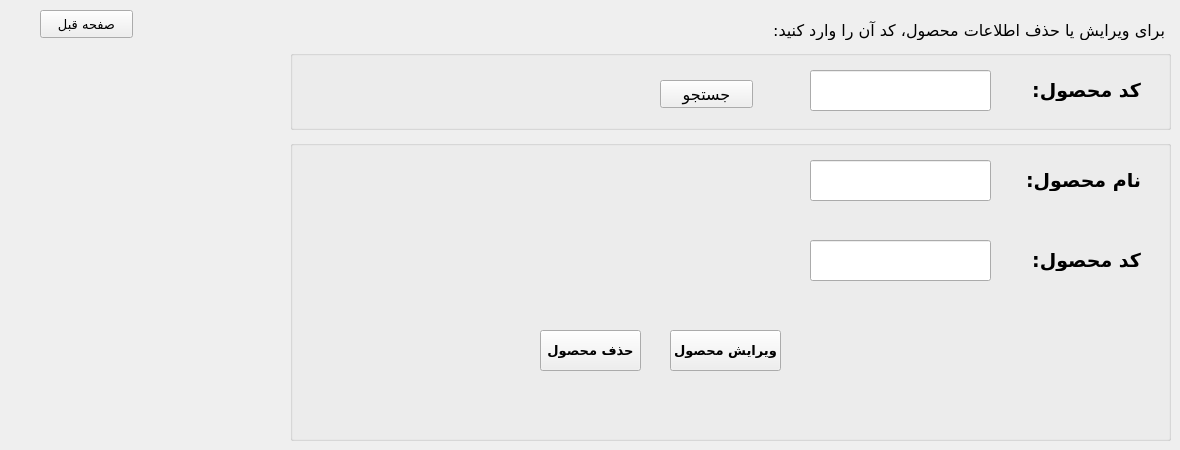
      <widget class="QWidget" name="tab_17">
       <attribute name="title">
        <string>Page</string>
       </attribute>
       <widget class="QLabel" name="label_18">
        <property name="geometry">
         <rect>
          <x>724</x>
          <y>20</y>
          <width>441</width>
          <height>20</height>
         </rect>
        </property>
        <property name="font">
         <font>
          <family>Vazir</family>
          <pointsize>12</pointsize>
         </font>
        </property>
        <property name="layoutDirection">
         <enum>Qt::RightToLeft</enum>
        </property>
        <property name="text">
         <string>برای ویرایش یا حذف اطلاعات محصول، کد آن را وارد کنید:</string>
        </property>
       </widget>
       <widget class="QGroupBox" name="groupBox_7">
        <property name="geometry">
         <rect>
          <x>290</x>
          <y>50</y>
          <width>881</width>
          <height>80</height>
         </rect>
        </property>
        <property name="title">
         <string/>
        </property>
        <widget class="QLineEdit" name="lineEdit_3">
         <property name="geometry">
          <rect>
           <x>520</x>
           <y>20</y>
           <width>181</width>
           <height>41</height>
          </rect>
         </property>
         <property name="font">
          <font>
           <pointsize>14</pointsize>
          </font>
         </property>
        </widget>
        <widget class="QLabel" name="products_details_label_10">
         <property name="geometry">
          <rect>
           <x>710</x>
           <y>30</y>
           <width>141</width>
           <height>21</height>
          </rect>
         </property>
         <property name="font">
          <font>
           <family>Vazir</family>
           <pointsize>14</pointsize>
           <weight>75</weight>
           <bold>true</bold>
          </font>
         </property>
         <property name="text">
          <string>کد محصول:</string>
         </property>
        </widget>
        <widget class="QPushButton" name="search_btn_2">
         <property name="geometry">
          <rect>
           <x>370</x>
           <y>30</y>
           <width>93</width>
           <height>28</height>
          </rect>
         </property>
         <property name="font">
          <font>
           <family>Vazir</family>
           <pointsize>12</pointsize>
           <weight>50</weight>
           <bold>false</bold>
          </font>
         </property>
         <property name="text">
          <string>جستجو</string>
         </property>
        </widget>
       </widget>
       <widget class="QGroupBox" name="groupBox_8">
        <property name="enabled">
         <bool>true</bool>
        </property>
        <property name="geometry">
         <rect>
          <x>290</x>
          <y>140</y>
          <width>881</width>
          <height>301</height>
         </rect>
        </property>
        <property name="title">
         <string/>
        </property>
        <widget class="QLabel" name="products_details_label_26">
         <property name="geometry">
          <rect>
           <x>710</x>
           <y>30</y>
           <width>141</width>
           <height>21</height>
          </rect>
         </property>
         <property name="font">
          <font>
           <family>Vazir</family>
           <pointsize>14</pointsize>
           <weight>75</weight>
           <bold>true</bold>
          </font>
         </property>
         <property name="text">
          <string>نام محصول:</string>
         </property>
        </widget>
        <widget class="QLabel" name="products_details_label_28">
         <property name="geometry">
          <rect>
           <x>710</x>
           <y>110</y>
           <width>141</width>
           <height>21</height>
          </rect>
         </property>
         <property name="font">
          <font>
           <family>Vazir</family>
           <pointsize>14</pointsize>
           <weight>75</weight>
           <bold>true</bold>
          </font>
         </property>
         <property name="text">
          <string>کد محصول:</string>
         </property>
        </widget>
        <widget class="QPushButton" name="edit_product_btn">
         <property name="geometry">
          <rect>
           <x>380</x>
           <y>190</y>
           <width>111</width>
           <height>41</height>
          </rect>
         </property>
         <property name="font">
          <font>
           <family>Vazir</family>
           <pointsize>10</pointsize>
           <weight>75</weight>
           <bold>true</bold>
          </font>
         </property>
         <property name="text">
          <string>ویرایش محصول</string>
         </property>
        </widget>
        <widget class="QLineEdit" name="lineEdit_14">
         <property name="geometry">
          <rect>
           <x>520</x>
           <y>20</y>
           <width>181</width>
           <height>41</height>
          </rect>
         </property>
         <property name="font">
          <font>
           <pointsize>14</pointsize>
          </font>
         </property>
        </widget>
        <widget class="QLineEdit" name="lineEdit_15">
         <property name="geometry">
          <rect>
           <x>520</x>
           <y>100</y>
           <width>181</width>
           <height>41</height>
          </rect>
         </property>
         <property name="font">
          <font>
           <pointsize>14</pointsize>
          </font>
         </property>
        </widget>
        <widget class="QPushButton" name="delete_product_btn_2">
         <property name="geometry">
          <rect>
           <x>250</x>
           <y>190</y>
           <width>101</width>
           <height>41</height>
          </rect>
         </property>
         <property name="font">
          <font>
           <family>Vazir</family>
           <pointsize>10</pointsize>
           <weight>75</weight>
           <bold>true</bold>
          </font>
         </property>
         <property name="text">
          <string>حذف محصول</string>
         </property>
        </widget>
       </widget>
       <widget class="QPushButton" name="prev_page_btn_4">
        <property name="geometry">
         <rect>
          <x>40</x>
          <y>10</y>
          <width>93</width>
          <height>28</height>
         </rect>
        </property>
        <property name="font">
         <font>
          <family>Vazir</family>
          <pointsize>10</pointsize>
         </font>
        </property>
        <property name="text">
         <string>صفحه قبل</string>
        </property>
       </widget>
      </widget>
